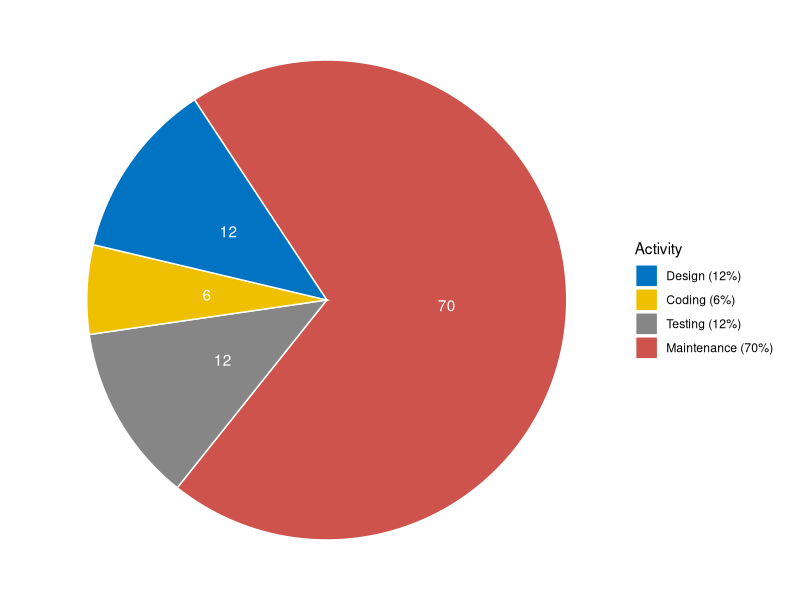
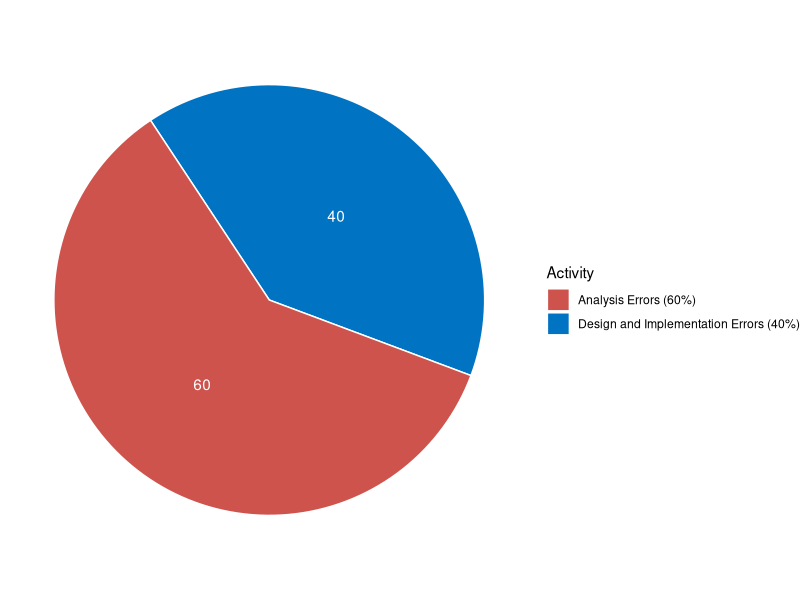

The R source for these figures, in order:
## ---- chunk 1
library("ggplot2") 
library("dplyr")
classes <- c("Design (12%)", "Coding (6%)", "Testing (12%)", "Maintenance (70%)")
effortData <- data.frame(
  id = 1:4,
  class = classes,
  prop = c(12, 6, 12, 70)
)

effortData$class <- factor(effortData$class, levels = classes)

effortData <- effortData %>%
  arrange(desc(class)) %>%
  mutate(lab.ypos = cumsum(prop) - 0.5*prop) %>%
  arrange(desc(id))

mycols <- c("#0073C2FF", "#EFC000FF", "#868686FF", "#CD534CFF")

ggplot(effortData, aes(x = "", y = prop, fill = class)) +
  geom_bar(width = 1, stat = "identity", color = "white") +
  coord_polar("y", start = -32) +
  geom_text(aes(y = lab.ypos, label = prop), color = "white")+
  scale_fill_manual(values = mycols) + 
  labs(fill = "Activity") +
  theme_void()
## ---- chunk 2
library("ggplot2") 
library("dplyr")
classes <- c("Analysis Errors (60%)", "Design and Implementation Errors (40%)")
effortData <- data.frame(
  id = 1:2,
  class = classes,
  prop = c(60, 40)
)

effortData$class <- factor(effortData$class, levels = classes)

effortData <- effortData %>%
  arrange(desc(class)) %>%
  mutate(lab.ypos = cumsum(prop) - 0.5*prop) %>%
  arrange(desc(id))

mycols <- c("#CD534CFF", "#0073C2FF")

ggplot(effortData, aes(x = "", y = prop, fill = class)) +
  geom_bar(width = 1, stat = "identity", color = "white") +
  coord_polar("y", start = -32) +
  geom_text(aes(y = lab.ypos, label = prop), color = "white")+
  scale_fill_manual(values = mycols) + 
  labs(fill = "Activity") +
  theme_void()
